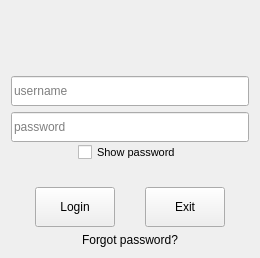
<?xml version="1.0" encoding="UTF-8"?>
<ui version="4.0">
 <class>fr_login</class>
 <widget class="QWidget" name="fr_login">
  <property name="geometry">
   <rect>
    <x>0</x>
    <y>0</y>
    <width>260</width>
    <height>258</height>
   </rect>
  </property>
  <property name="windowTitle">
   <string>Login</string>
  </property>
  <layout class="QVBoxLayout" name="verticalLayout_2">
   <item>
    <layout class="QVBoxLayout" name="verticalLayout">
     <item>
      <widget class="QLabel" name="label">
       <property name="maximumSize">
        <size>
         <width>240</width>
         <height>60</height>
        </size>
       </property>
       <property name="text">
        <string/>
       </property>
       <property name="pixmap">
        <pixmap>resorces/logo.png</pixmap>
       </property>
       <property name="scaledContents">
        <bool>true</bool>
       </property>
      </widget>
     </item>
     <item>
      <spacer name="verticalSpacer">
       <property name="orientation">
        <enum>Qt::Orientation::Vertical</enum>
       </property>
       <property name="sizeHint" stdset="0">
        <size>
         <width>20</width>
         <height>40</height>
        </size>
       </property>
      </spacer>
     </item>
     <item>
      <widget class="QLineEdit" name="lineEdit">
       <property name="minimumSize">
        <size>
         <width>0</width>
         <height>30</height>
        </size>
       </property>
       <property name="maximumSize">
        <size>
         <width>16777215</width>
         <height>20</height>
        </size>
       </property>
       <property name="toolTip">
        <string/>
       </property>
       <property name="inputMask">
        <string/>
       </property>
       <property name="text">
        <string/>
       </property>
       <property name="placeholderText">
        <string>username</string>
       </property>
      </widget>
     </item>
     <item>
      <widget class="QLineEdit" name="lineEdit_2">
       <property name="minimumSize">
        <size>
         <width>0</width>
         <height>30</height>
        </size>
       </property>
       <property name="maximumSize">
        <size>
         <width>16777215</width>
         <height>20</height>
        </size>
       </property>
       <property name="text">
        <string/>
       </property>
       <property name="placeholderText">
        <string>password</string>
       </property>
      </widget>
     </item>
     <item alignment="Qt::AlignmentFlag::AlignHCenter">
      <widget class="QCheckBox" name="checkBox">
       <property name="sizePolicy">
        <sizepolicy hsizetype="Fixed" vsizetype="Fixed">
         <horstretch>0</horstretch>
         <verstretch>0</verstretch>
        </sizepolicy>
       </property>
       <property name="font">
        <font>
         <pointsize>8</pointsize>
        </font>
       </property>
       <property name="toolTip">
        <string>Show password</string>
       </property>
       <property name="toolTipDuration">
        <number>-1</number>
       </property>
       <property name="text">
        <string>Show password</string>
       </property>
       <property name="iconSize">
        <size>
         <width>8</width>
         <height>8</height>
        </size>
       </property>
       <property name="shortcut">
        <string>Ctrl+R</string>
       </property>
       <property name="tristate">
        <bool>false</bool>
       </property>
      </widget>
     </item>
     <item>
      <widget class="QLabel" name="lb_error_2">
       <property name="maximumSize">
        <size>
         <width>16777215</width>
         <height>20</height>
        </size>
       </property>
       <property name="font">
        <font>
         <pointsize>8</pointsize>
        </font>
       </property>
       <property name="text">
        <string/>
       </property>
       <property name="alignment">
        <set>Qt::AlignmentFlag::AlignCenter</set>
       </property>
      </widget>
     </item>
     <item>
      <layout class="QHBoxLayout" name="horizontalLayout_2">
       <item>
        <spacer name="horizontalSpacer">
         <property name="orientation">
          <enum>Qt::Orientation::Horizontal</enum>
         </property>
         <property name="sizeHint" stdset="0">
          <size>
           <width>40</width>
           <height>20</height>
          </size>
         </property>
        </spacer>
       </item>
       <item>
        <widget class="QPushButton" name="pushButton_3">
         <property name="sizePolicy">
          <sizepolicy hsizetype="Expanding" vsizetype="Expanding">
           <horstretch>0</horstretch>
           <verstretch>0</verstretch>
          </sizepolicy>
         </property>
         <property name="text">
          <string>Login</string>
         </property>
        </widget>
       </item>
       <item>
        <spacer name="horizontalSpacer_3">
         <property name="orientation">
          <enum>Qt::Orientation::Horizontal</enum>
         </property>
         <property name="sizeHint" stdset="0">
          <size>
           <width>40</width>
           <height>20</height>
          </size>
         </property>
        </spacer>
       </item>
       <item>
        <widget class="QPushButton" name="pushButton_4">
         <property name="sizePolicy">
          <sizepolicy hsizetype="Expanding" vsizetype="Expanding">
           <horstretch>0</horstretch>
           <verstretch>0</verstretch>
          </sizepolicy>
         </property>
         <property name="text">
          <string>Exit</string>
         </property>
        </widget>
       </item>
       <item>
        <spacer name="horizontalSpacer_2">
         <property name="orientation">
          <enum>Qt::Orientation::Horizontal</enum>
         </property>
         <property name="sizeHint" stdset="0">
          <size>
           <width>40</width>
           <height>20</height>
          </size>
         </property>
        </spacer>
       </item>
      </layout>
     </item>
     <item>
      <widget class="QLabel" name="lb_forget_2">
       <property name="maximumSize">
        <size>
         <width>16777215</width>
         <height>20</height>
        </size>
       </property>
       <property name="text">
        <string>Forgot password?</string>
       </property>
       <property name="alignment">
        <set>Qt::AlignmentFlag::AlignCenter</set>
       </property>
      </widget>
     </item>
    </layout>
   </item>
  </layout>
 </widget>
 <resources/>
 <connections/>
</ui>
